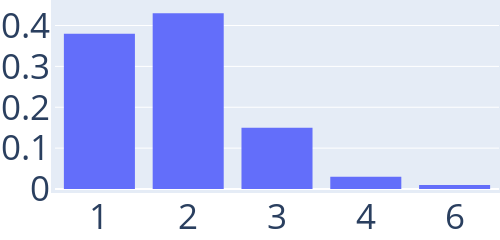

This figure's notebook cell:
### Code cell
D = load(file_cycles)
nb_cycles = D["nb_cycles"]
weights_crsf = D["weights_crsf"]

cat_nb_cycles = string.(sort(Int.(nb_cycles)))
trace = PlotlyJS.histogram(x=cat_nb_cycles, histnorm="probability density")
layout = Layout(
    autosize=false,
    width=500,
    height=200,
    margin=attr(l=1, r=1, b=1, t=1, pad=4),
    font_size=35,
    xaxis_type="category",
)
name = "nb_cycles"*type*"eta"*string(eta)*"q"*string(q)

plt_cycles = PlotlyJS.plot(trace,layout)
# PlotlyJS.savefig(plt_cycles,"figures/"*name*".pdf")

### Figure 1 — Plotly figure (JSON) as saved in the notebook; plotly's stock layout.template omitted (floating-point values rounded to 4 significant figures)
{"data": [{"histnorm": "probability density", "type": "histogram", "x": ["1", "1", "1", "1", "1", "1", "1", "1", "1", "1", "1", "1", "1", "1", "1", "1", "1", "1", "1", "1", "1", "1", "1", "1", "1", "1", "1", "1", "1", "1", "1", "1", "1", "1", "1", "1", "1", "1", "2", "2", "2", "2", "2", "2", "2", "2", "2", "2", "2", "2", "2", "2", "2", "2", "2", "2", "2", "2", "2", "2", "2", "2", "2", "2", "2", "2", "2", "2", "2", "2", "2", "2", "2", "2", "2", "2", "2", "2", "2", "2", "2", "3", "3", "3", "3", "3", "3", "3", "3", "3", "3", "3", "3", "3", "3", "3", "4", "4", "4", "6"]}], "layout": {"autosize": false, "font": {"size": 35}, "height": 200, "margin": {"b": 1, "l": 1, "pad": 4, "r": 1, "t": 1}, "width": 500, "xaxis": {"type": "category"}}}
